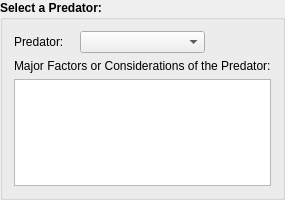
    <widget class="QGroupBox" name="groupBox_2">
     <property name="sizePolicy">
      <sizepolicy hsizetype="MinimumExpanding" vsizetype="Preferred">
       <horstretch>0</horstretch>
       <verstretch>0</verstretch>
      </sizepolicy>
     </property>
     <property name="minimumSize">
      <size>
       <width>0</width>
       <height>200</height>
      </size>
     </property>
     <property name="maximumSize">
      <size>
       <width>16777215</width>
       <height>200</height>
      </size>
     </property>
     <property name="font">
      <font>
       <weight>75</weight>
       <bold>true</bold>
      </font>
     </property>
     <property name="title">
      <string>Select a Predator:</string>
     </property>
     <layout class="QVBoxLayout" name="verticalLayout_5">
      <item>
       <layout class="QHBoxLayout" name="horizontalLayout_38">
        <item>
         <widget class="QLabel" name="Setup_Tab4_PredatorLBL">
          <property name="sizePolicy">
           <sizepolicy hsizetype="Fixed" vsizetype="Preferred">
            <horstretch>0</horstretch>
            <verstretch>0</verstretch>
           </sizepolicy>
          </property>
          <property name="minimumSize">
           <size>
            <width>60</width>
            <height>0</height>
           </size>
          </property>
          <property name="maximumSize">
           <size>
            <width>60</width>
            <height>16777215</height>
           </size>
          </property>
          <property name="font">
           <font>
            <weight>50</weight>
            <bold>false</bold>
           </font>
          </property>
          <property name="toolTip">
           <string>Predator whose ranks are calculated</string>
          </property>
          <property name="statusTip">
           <string>Predator whose ranks are calculated</string>
          </property>
          <property name="whatsThis">
           <string>&lt;html&gt;&lt;head/&gt;&lt;body&gt;&lt;p align=&quot;center&quot;&gt;&lt;span style=&quot; font-weight:600;&quot;&gt;Predator&lt;/span&gt;&lt;/p&gt;&lt;p&gt;This is the predator whose rank data will be calculated below. Each predator has associated with it a group of prey. These prey are shown in the bottom table. Additionally, the user may enter a comment associated with this predator in the text box directly below.&lt;/p&gt;&lt;/body&gt;&lt;/html&gt;</string>
          </property>
          <property name="text">
           <string>Predator:</string>
          </property>
         </widget>
        </item>
        <item>
         <widget class="QComboBox" name="Setup_Tab4_PredatorCMB">
          <property name="sizePolicy">
           <sizepolicy hsizetype="Fixed" vsizetype="Fixed">
            <horstretch>0</horstretch>
            <verstretch>0</verstretch>
           </sizepolicy>
          </property>
          <property name="minimumSize">
           <size>
            <width>125</width>
            <height>0</height>
           </size>
          </property>
          <property name="maximumSize">
           <size>
            <width>125</width>
            <height>16777215</height>
           </size>
          </property>
          <property name="font">
           <font>
            <weight>50</weight>
            <bold>false</bold>
           </font>
          </property>
          <property name="toolTip">
           <string>Predator whose ranks are calculated</string>
          </property>
          <property name="statusTip">
           <string>Predator whose ranks are calculated</string>
          </property>
          <property name="whatsThis">
           <string>&lt;html&gt;&lt;head/&gt;&lt;body&gt;&lt;p align=&quot;center&quot;&gt;&lt;span style=&quot; font-weight:600;&quot;&gt;Predator&lt;/span&gt;&lt;/p&gt;&lt;p&gt;This is the predator whose rank data will be calculated below. Each predator has associated with it a group of prey. These prey are shown in the bottom table. Additionally, the user may enter a comment associated with this predator in the text box directly below.&lt;/p&gt;&lt;/body&gt;&lt;/html&gt;</string>
          </property>
         </widget>
        </item>
        <item>
         <spacer name="horizontalSpacer_30">
          <property name="orientation">
           <enum>Qt::Horizontal</enum>
          </property>
          <property name="sizeHint" stdset="0">
           <size>
            <width>40</width>
            <height>20</height>
           </size>
          </property>
         </spacer>
        </item>
       </layout>
      </item>
      <item>
       <widget class="QLabel" name="label">
        <property name="font">
         <font>
          <weight>50</weight>
          <bold>false</bold>
         </font>
        </property>
        <property name="toolTip">
         <string>comment associated with above predator</string>
        </property>
        <property name="statusTip">
         <string>comment associated with above predator</string>
        </property>
        <property name="whatsThis">
         <string>&lt;html&gt;&lt;head/&gt;&lt;body&gt;&lt;p align=&quot;center&quot;&gt;&lt;span style=&quot; font-weight:600;&quot;&gt;Predator Comment&lt;/span&gt;&lt;/p&gt;&lt;p&gt;This area is reserved for a comment associated with the current predator. It is stored with, and retrieved with, the predator's rank data below. &lt;/p&gt;&lt;p&gt;Be sure to click Save after adding a comment.&lt;/p&gt;&lt;/body&gt;&lt;/html&gt;</string>
        </property>
        <property name="text">
         <string>Major Factors or Considerations of the Predator:</string>
        </property>
       </widget>
      </item>
      <item>
       <widget class="QTextEdit" name="Setup_Tab4_NotesTE">
        <property name="font">
         <font>
          <weight>50</weight>
          <bold>false</bold>
         </font>
        </property>
        <property name="toolTip">
         <string>Comment associated with above predator</string>
        </property>
        <property name="statusTip">
         <string>Comment associated with above predator</string>
        </property>
        <property name="whatsThis">
         <string>&lt;html&gt;&lt;head/&gt;&lt;body&gt;&lt;p align=&quot;center&quot;&gt;&lt;span style=&quot; font-weight:600;&quot;&gt;Predator Comment&lt;/span&gt;&lt;/p&gt;&lt;p&gt;This area is reserved for a comment associated with the current predator. It is stored with, and retrieved with, the predator's rank data below. &lt;/p&gt;&lt;p&gt;Be sure to click Save after adding a comment.&lt;/p&gt;&lt;/body&gt;&lt;/html&gt;</string>
        </property>
       </widget>
      </item>
     </layout>
    </widget>
